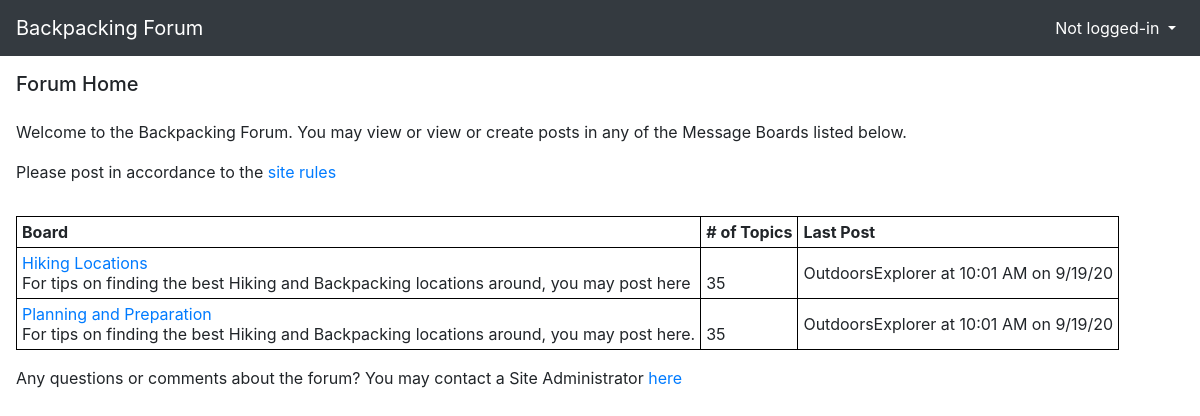
The page / on the database its author committed.
### boards/models.py (models this page shows, shortened)
class Board(models.Model):
    name = models.CharField(max_length=30, unique=True)
    description = models.CharField(max_length=60)

### boards/views.py (the view)
# urls.py: path('',views.home,name='index'),
def home(request):
    boards = Board.objects.all().values()
    for board in boards:
        print(board)
        board['name_urlFormatted'] = board['name'].replace(' ','-').lower()
    return render(request,'boards/boards.html'
                  , context={'boards':boards, 'home_page':True})

### boards/templates/boards/boards.html (shortened to what this page needs)
{% extends 'boards/base.html' %}
{% block content %}
<div class="py-3">
	<p> Welcome to the Backpacking Forum. You may view or view or create posts in any of the Message Boards listed below.</p><p>Please post in accordance to the <a href=""> site rules <a/></p>
</div>
<table>
	<thead>
		<tr>
			<th>Board</th>
			<th># of Topics</th>
			<th>Last Post</th>
		</tr>
	</thead>
	<tbody>
		{% for board in boards %}
		<tr>
			<td><a href="{% url 'boards:topics' board.name_urlFormatted  %}">{{ board.name }}</a><br>{{ board.description }}</td>
			<td><br>35</td>
			<td>OutdoorsExplorer at 10:01 AM on 9/19/20</td>
		</tr>
		{% endfor %}
	</tbody>
</table>
{% endblock %}

### boards/templates/boards/base.html
<html>
    {% include 'boards/head.html'%}
    <body>
        {% include 'boards/header.html' %}
        <div class="pl-3 mt-3" id="content">
            {% if home_page %}
            <h5>Forum Home</h5>
            {% else %}
            <h5><u><a href="{% url 'boards:index' %}">Forum Home</a></u> > {% block remaining_title %}{% endblock %}</h5>
            {% endif %}
            {% block content %}{% endblock %}
            {% block footer %}
                {% include 'boards/footer.html' %}
            {% endblock %}
        </div>
    <body>
</html>

### boards/templates/boards/head.html (shortened to what this page needs)
<head>
	{% load static %}
    <link rel="stylesheet" href="https://maxcdn.bootstrapcdn.com/bootstrap/4.0.0/css/bootstrap.min.css">
	<link rel="stylesheet" href="{% static 'css/styles.css' %}">
</head>

### boards/templates/boards/header.html (shortened to what this page needs)
<nav class="navbar navbar-expand-lg navbar-dark bg-dark">
  <a class="navbar-brand" href="{% url 'boards:index' %}">Backpacking Forum</a>
  <div class="collapse navbar-collapse" id="navbarSupportedContent">
    <ul class="navbar-nav ml-auto">
      <li class="nav-item dropdown active">
        {% if user.is_authenticated %}
        <a class="nav-link dropdown-toggle" href="#" id="navbarDropdown" role="button" data-toggle="dropdown" aria-haspopup="true" aria-expanded="false">
          Signed in as <strong>{{ user.username }}</strong>
        </a>
        <div class="dropdown-menu" aria-labelledby="navbarDropdown">
          <a class="dropdown-item" href="{% url 'boards:log-off'%}">Sign-out</a>
        </div>
        {% else %}
        <a class="nav-link dropdown-toggle" href="#" id="navbarDropdown" role="button" data-toggle="dropdown" aria-haspopup="true" aria-expanded="false">
          Not logged-in
        </a>
        {% endif %}
      </li>
    </ul>
  </div>
</nav>

### boards/templates/boards/footer.html
<p class="my-3">Any questions or comments about the forum? You may contact a Site Administrator <a href="{% url 'boards:contact-admin' %}">here</a></p>

### static/css/styles.css (style rules this page uses)
table, th, td { border: 1px black solid }
td, th { padding:5px }

### rows shown on the page
Board: name "Hiking Locations", description "For tips on finding the best Hiking and Backpacking locations around, you may post here"
Board: name "Planning and Preparation", description "For tips on finding the best Hiking and Backpacking locations around, you may post here."
